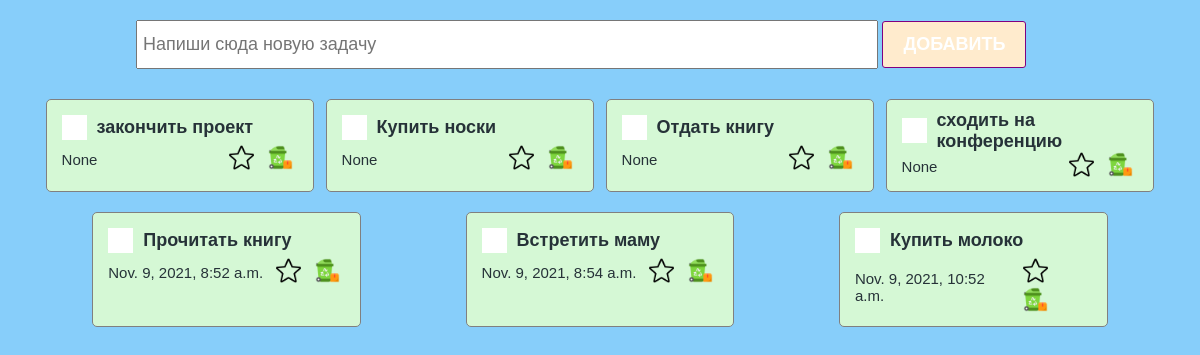
/test/, run on an earlier commit of the app's database.
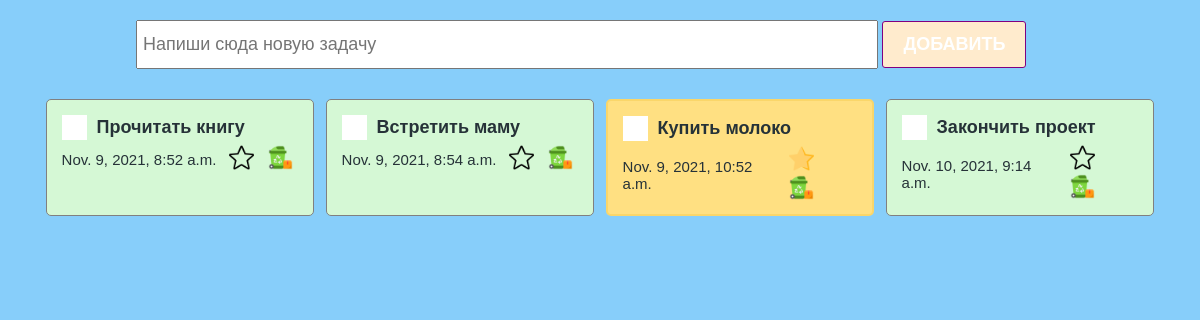
And on a later commit of the database.
### main/models.py (models this page shows)
class TODOLIST(models.Model):
    text = models.CharField(max_length=100)
    created_at = models.DateTimeField(auto_now_add=True)
    is_closed = models.BooleanField(default=False)
    is_favorite = models.BooleanField(default=False)

### main/views.py (the view)
# urls.py: path("test/", test, name="test"),
def test(request):
    todo_list = TODOLIST.objects.all()
    return render(request, "test.html", {"todo_list": todo_list} )

### main/templates/test.html (shortened to what this page needs)
{% load static %}
<!DOCTYPE html>
<html lang="en">
<head>
    <link rel="stylesheet" href="{% static 'styles/checkbox.css' %}">
    <link rel="stylesheet" href="{% static 'styles/index.css' %}" />
</head>
<body>
</body>
<section>
    <div class="create_container">
        <form action="{% url 'add-todo' %}" method="POST">
            <input class="create_input" type="text" placeholder="Напиши сюда новую задачу" name="todo_text" />
            <button class="create_button"> Добавить </button>
    </div>
    <div class="todo_container">
            {% for todo in todo_list %}
            <div class="todo_item
               {% if todo.is_favorite %}
                    marked
               {% endif %}
            ">
                <div class="todo_item_header">
                    <label class="checkbox_container">
                        <span class="checkmark"></span>
                    </label>
                    <h4> {{ todo.text}}</h4>
                </div>
                <div class="todo_item_footer">
                    <p>{{ todo.created_at }}</p>
                    <div class="action_buttons">
                        {% if todo.is_favorite%}
                        <a href="{% url 'unmark-todo' todo.id %}"><img src="{% static './icons/favourite.png' %}" /></a>
                        {% else %}
                        <a href="{% url 'mark-todo' todo.id %}"><img src="{% static './icons/star (1).png' %}" /></a>
                        {% endif %}
                        <a href="{% url 'delete-todo' todo.id %}"><img src="{% static './icons/recycle-bin.png' %}" /></a>
                    </div>
                </div>
            </div>
            {% endfor%}
    </div>
</section>
</html>

### main/static/styles/index.css (style rules this page uses)
* { box-sizing: border-box; margin: 0; padding: 0; color: #263238; }
section { width: 100%; padding: 20px; display: flex; flex-direction: column; align-items: center; }
.create_container { width: 80%; }
.create_input { padding: 12px 5px; font-size: 18px; width: 80%; }
.create_button { padding: 12px 20px; background-color: blanchedalmond; border: 1px solid purple; color: white; font-size: 18px; text-transform: uppercase; font-weight: bold; border-radius: 3px; cursor: pointer; }
.todo_container { padding: 30px 20px; display: flex; justify-content: space-around; flex-wrap: wrap; width: 100%; }
.todo_item { border: 1px solid gray; border-radius: 5px; width: 24%; padding: 10px 15px; background-color: rgb(213, 248, 213); margin-bottom: 20px; }
.todo_item.marked { background-color: #ffe082; border: 2px solid #fad66a; }
.todo_item_header { display: flex; align-items: center; min-height: 35px; }
.todo_item_header h4 { font-size: 18px; font-family: sans-serif; }
.todo_item_footer { display: flex; justify-content: space-between; align-items: center; }
.todo_item_footer p { font-size: 15px; font-family: sans-serif; }
.todo_item_footer img { width: 25px; height: 25px; margin: 0 5px; cursor: pointer; }
.checkbox_container { display: block; position: relative; padding-left: 35px; margin-bottom: 12px; cursor: pointer; font-size: 22px; -webkit-user-select: none; -moz-user-select: none; -ms-user-select: none; user-select: none; }
.checkmark { position: absolute; top: -7px; left: 0; height: 25px; width: 25px; background-color: rgb(255,255,255); }

### main/templates/test.html (style rules this page uses)
body { background-color: lightskyblue; }

What changed in the data, as far as the page shows it:
removed TODOLIST: text "закончить проект", created_at "None", is_favorite False (drawn)
removed TODOLIST: text "Купить носки", created_at "None", is_favorite False (drawn)
removed TODOLIST: text "Отдать книгу", created_at "None", is_favorite False (drawn)
removed TODOLIST: text "сходить на конференцию", created_at "None", is_favorite False (drawn)
changed TODOLIST "Купить молоко": is_favorite False → True (drawn); is_favorite: picture added; is_favorite: picture removed
added TODOLIST: text "Закончить проект", created_at "Nov. 10, 2021, 9:14 a.m.", is_favorite False (drawn)
